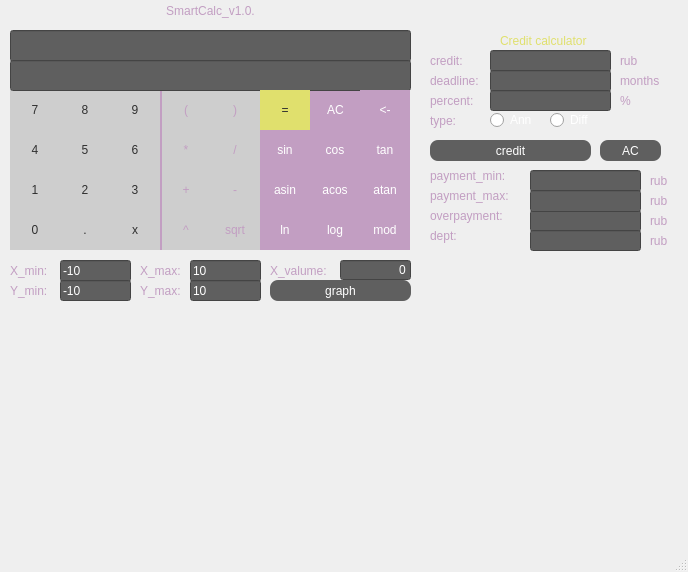
<?xml version="1.0" encoding="UTF-8"?>
<ui version="4.0">
 <class>MainWindow</class>
 <widget class="QMainWindow" name="MainWindow">
  <property name="geometry">
   <rect>
    <x>0</x>
    <y>0</y>
    <width>688</width>
    <height>572</height>
   </rect>
  </property>
  <property name="windowTitle">
   <string>MainWindow</string>
  </property>
  <property name="styleSheet">
   <string notr="true">QMainWindow {


	background-color: ;
}</string>
  </property>
  <widget class="QWidget" name="centralwidget">
   <widget class="QPushButton" name="pushButton_1">
    <property name="geometry">
     <rect>
      <x>10</x>
      <y>170</y>
      <width>50</width>
      <height>40</height>
     </rect>
    </property>
    <property name="styleSheet">
     <string notr="true">QPushButton {
	border: 0px solid #303030;
	background-color: #CECECE;
	color: #303030;
}

QPushButton:hover {
	background-color: #DDCDE1;
}
QPushButton:pressed {
	background-color: #EBDAEF;
}
</string>
    </property>
    <property name="text">
     <string>1</string>
    </property>
   </widget>
   <widget class="QPushButton" name="pushButton_2">
    <property name="geometry">
     <rect>
      <x>60</x>
      <y>170</y>
      <width>50</width>
      <height>40</height>
     </rect>
    </property>
    <property name="styleSheet">
     <string notr="true">QPushButton {
	border: 0px solid #303030;
	background-color: #CECECE;
	color: #303030;
}
QPushButton:hover {
	background-color: #DDCDE1;
}
QPushButton:pressed {
	background-color: #EBDAEF;
}

</string>
    </property>
    <property name="text">
     <string>2</string>
    </property>
   </widget>
   <widget class="QPushButton" name="pushButton_3">
    <property name="geometry">
     <rect>
      <x>110</x>
      <y>170</y>
      <width>50</width>
      <height>40</height>
     </rect>
    </property>
    <property name="styleSheet">
     <string notr="true">QPushButton {
	border: 0px solid #303030;
	background-color: #CECECE;
	color: #303030;
}
QPushButton:hover {
	background-color: #DDCDE1;
}
QPushButton:pressed {
	background-color: #EBDAEF;
}

</string>
    </property>
    <property name="text">
     <string>3</string>
    </property>
   </widget>
   <widget class="QPushButton" name="pushButton_4">
    <property name="geometry">
     <rect>
      <x>10</x>
      <y>130</y>
      <width>50</width>
      <height>40</height>
     </rect>
    </property>
    <property name="styleSheet">
     <string notr="true">QPushButton {
	border: 0px solid #303030;
	background-color: #CECECE;
	color: #303030;
}

QPushButton:hover {
	background-color: #DDCDE1;
}
QPushButton:pressed {
	background-color: #EBDAEF;
}
</string>
    </property>
    <property name="text">
     <string>4</string>
    </property>
   </widget>
   <widget class="QPushButton" name="pushButton_5">
    <property name="geometry">
     <rect>
      <x>60</x>
      <y>130</y>
      <width>50</width>
      <height>40</height>
     </rect>
    </property>
    <property name="styleSheet">
     <string notr="true">QPushButton {
	border: 0px solid #303030;
	background-color: #CECECE;
	color: #303030;
}
QPushButton:hover {
	background-color: #DDCDE1;
}
QPushButton:pressed {
	background-color: #EBDAEF;
}

</string>
    </property>
    <property name="text">
     <string>5</string>
    </property>
   </widget>
   <widget class="QPushButton" name="pushButton_6">
    <property name="geometry">
     <rect>
      <x>110</x>
      <y>130</y>
      <width>50</width>
      <height>40</height>
     </rect>
    </property>
    <property name="styleSheet">
     <string notr="true">QPushButton {
	border: 0px solid #303030;
	background-color: #CECECE;
	color: #303030;
}
QPushButton:hover {
	background-color: #DDCDE1;
}
QPushButton:pressed {
	background-color: #EBDAEF;
}

</string>
    </property>
    <property name="text">
     <string>6</string>
    </property>
   </widget>
   <widget class="QPushButton" name="pushButton_7">
    <property name="geometry">
     <rect>
      <x>10</x>
      <y>90</y>
      <width>50</width>
      <height>40</height>
     </rect>
    </property>
    <property name="styleSheet">
     <string notr="true">QPushButton {
	border: 0px solid #303030;
	background-color: #CECECE;
	color: #303030;
}

QPushButton:hover {
	background-color: #DDCDE1;
}
QPushButton:pressed {
	background-color: #EBDAEF;
}
</string>
    </property>
    <property name="text">
     <string>7</string>
    </property>
   </widget>
   <widget class="QPushButton" name="pushButton_8">
    <property name="geometry">
     <rect>
      <x>60</x>
      <y>90</y>
      <width>50</width>
      <height>40</height>
     </rect>
    </property>
    <property name="styleSheet">
     <string notr="true">QPushButton {
	border: 0px solid #303030;
	background-color: #CECECE;
	color: #303030;
}
QPushButton:hover {
	background-color: #DDCDE1;
}
QPushButton:pressed {
	background-color: #EBDAEF;
}

</string>
    </property>
    <property name="text">
     <string>8</string>
    </property>
   </widget>
   <widget class="QPushButton" name="pushButton_9">
    <property name="geometry">
     <rect>
      <x>110</x>
      <y>90</y>
      <width>50</width>
      <height>40</height>
     </rect>
    </property>
    <property name="styleSheet">
     <string notr="true">QPushButton {
	border: 0px solid #303030;
	background-color: #CECECE;
	color: #303030;
}
QPushButton:hover {
	background-color: #DDCDE1;
}
QPushButton:pressed {
	background-color: #EBDAEF;
}

</string>
    </property>
    <property name="text">
     <string>9</string>
    </property>
   </widget>
   <widget class="QPushButton" name="pushButton_0">
    <property name="geometry">
     <rect>
      <x>10</x>
      <y>210</y>
      <width>50</width>
      <height>40</height>
     </rect>
    </property>
    <property name="styleSheet">
     <string notr="true">QPushButton {
	border: 0px solid #303030;
	background-color: #CECECE;
	color: #303030;
}

QPushButton:hover {
	background-color: #DDCDE1;
}
QPushButton:pressed {
	background-color: #EBDAEF;
}
</string>
    </property>
    <property name="text">
     <string>0</string>
    </property>
   </widget>
   <widget class="QPushButton" name="pushButton_dot">
    <property name="geometry">
     <rect>
      <x>60</x>
      <y>210</y>
      <width>50</width>
      <height>40</height>
     </rect>
    </property>
    <property name="styleSheet">
     <string notr="true">QPushButton {
	border: 0px solid #303030;
	background-color: #CECECE;
	color: #303030;
}
QPushButton:hover {
	background-color: #DDCDE1;
}
QPushButton:pressed {
	background-color: #EBDAEF;
}

</string>
    </property>
    <property name="text">
     <string>.</string>
    </property>
   </widget>
   <widget class="QPushButton" name="pushButton_plus">
    <property name="geometry">
     <rect>
      <x>160</x>
      <y>170</y>
      <width>50</width>
      <height>40</height>
     </rect>
    </property>
    <property name="styleSheet">
     <string notr="true">QPushButton {
	border: 0px solid #303030;
	border-left: 2px solid #C29EC2;
	background-color: #CECECE;
	color: #C29EC2;;
}
QPushButton:hover {
	background-color: #DDCDE1;
}
QPushButton:pressed {
	background-color: #EBDAEF;
}
</string>
    </property>
    <property name="text">
     <string>+</string>
    </property>
   </widget>
   <widget class="QPushButton" name="pushButton_minus">
    <property name="geometry">
     <rect>
      <x>210</x>
      <y>170</y>
      <width>50</width>
      <height>40</height>
     </rect>
    </property>
    <property name="styleSheet">
     <string notr="true">QPushButton {
	border: 0px solid #303030;
	background-color: #CECECE;
	color: #C29EC2;;
}
QPushButton:hover {
	background-color: #DDCDE1;
}
QPushButton:pressed {
	background-color: #EBDAEF;
}
</string>
    </property>
    <property name="text">
     <string>-</string>
    </property>
   </widget>
   <widget class="QPushButton" name="pushButton_mul">
    <property name="geometry">
     <rect>
      <x>160</x>
      <y>130</y>
      <width>50</width>
      <height>40</height>
     </rect>
    </property>
    <property name="styleSheet">
     <string notr="true">QPushButton {
	border: 0px solid #303030;
	border-left: 2px solid #C29EC2;
	background-color: #CECECE;
	color: #C29EC2;;
}
QPushButton:hover {
	background-color: #DDCDE1;
}
QPushButton:pressed {
	background-color: #EBDAEF;
}
</string>
    </property>
    <property name="text">
     <string>*</string>
    </property>
   </widget>
   <widget class="QPushButton" name="pushButton_div">
    <property name="geometry">
     <rect>
      <x>210</x>
      <y>130</y>
      <width>50</width>
      <height>40</height>
     </rect>
    </property>
    <property name="styleSheet">
     <string notr="true">QPushButton {
	border: 0px solid #303030;
	background-color: #CECECE;
	color: #C29EC2;;
}
QPushButton:hover {
	background-color: #DDCDE1;
}
QPushButton:pressed {
	background-color: #EBDAEF;
}
</string>
    </property>
    <property name="text">
     <string>/</string>
    </property>
   </widget>
   <widget class="QPushButton" name="pushButton_mod">
    <property name="geometry">
     <rect>
      <x>360</x>
      <y>210</y>
      <width>50</width>
      <height>40</height>
     </rect>
    </property>
    <property name="styleSheet">
     <string notr="true">QPushButton {
	border: 0px solid #303030;
	background-color: #C29EC2;
	color: white;
}
QPushButton:hover {
	background-color: #DFC1E6;
}
QPushButton:pressed {
	background-color: #EBDAEF;}</string>
    </property>
    <property name="text">
     <string>mod</string>
    </property>
   </widget>
   <widget class="QPushButton" name="pushButton_right">
    <property name="geometry">
     <rect>
      <x>210</x>
      <y>90</y>
      <width>50</width>
      <height>40</height>
     </rect>
    </property>
    <property name="styleSheet">
     <string notr="true">QPushButton {
	border: 0px solid #303030;
	background-color: #CECECE;
	color: #C29EC2;;
}
QPushButton:hover {
	background-color: #DDCDE1;
}
QPushButton:pressed {
	background-color: #EBDAEF;
}
</string>
    </property>
    <property name="text">
     <string>)</string>
    </property>
   </widget>
   <widget class="QPushButton" name="pushButton_left">
    <property name="geometry">
     <rect>
      <x>160</x>
      <y>90</y>
      <width>50</width>
      <height>40</height>
     </rect>
    </property>
    <property name="styleSheet">
     <string notr="true">QPushButton {
	border: 0px solid #303030;
	border-left: 2px solid #C29EC2;
	background-color: #CECECE;
	color: #C29EC2;;
}
QPushButton:hover {
	background-color: #DDCDE1;
}
QPushButton:pressed {
	background-color: #EBDAEF;
}
</string>
    </property>
    <property name="text">
     <string>(</string>
    </property>
   </widget>
   <widget class="QPushButton" name="pushButton_AC">
    <property name="geometry">
     <rect>
      <x>310</x>
      <y>90</y>
      <width>51</width>
      <height>40</height>
     </rect>
    </property>
    <property name="styleSheet">
     <string notr="true">QPushButton {
	border: 0px solid #303030;
	background-color: #C29EC2;
	color: white;
}
QPushButton:hover {
	background-color: #DFC1E6;
}
QPushButton:pressed {
	background-color: #EBDAEF;}</string>
    </property>
    <property name="text">
     <string>AC</string>
    </property>
   </widget>
   <widget class="QPushButton" name="pushButton_atan">
    <property name="geometry">
     <rect>
      <x>360</x>
      <y>170</y>
      <width>50</width>
      <height>40</height>
     </rect>
    </property>
    <property name="styleSheet">
     <string notr="true">QPushButton {
	border: 0px solid #303030;
	background-color: #C29EC2;
	color: white;
}
QPushButton:hover {
	background-color: #DFC1E6;
}
QPushButton:pressed {
	background-color: #EBDAEF;}</string>
    </property>
    <property name="text">
     <string>atan</string>
    </property>
   </widget>
   <widget class="QPushButton" name="pushButton_asin">
    <property name="geometry">
     <rect>
      <x>260</x>
      <y>170</y>
      <width>50</width>
      <height>40</height>
     </rect>
    </property>
    <property name="styleSheet">
     <string notr="true">QPushButton {
	border: 0px solid #303030;
	background-color: #C29EC2;
	color: white;
}
QPushButton:hover {
	background-color: #DFC1E6;
}
QPushButton:pressed {
	background-color: #EBDAEF;}</string>
    </property>
    <property name="text">
     <string>asin</string>
    </property>
   </widget>
   <widget class="QPushButton" name="pushButton_sqrt">
    <property name="geometry">
     <rect>
      <x>210</x>
      <y>210</y>
      <width>50</width>
      <height>40</height>
     </rect>
    </property>
    <property name="styleSheet">
     <string notr="true">QPushButton {
	border: 0px solid #303030;
	background-color: #CECECE;
	color: #C29EC2;;
}
QPushButton:hover {
	background-color: #DDCDE1;
}
QPushButton:pressed {
	background-color: #EBDAEF;
}
</string>
    </property>
    <property name="text">
     <string>sqrt</string>
    </property>
   </widget>
   <widget class="QPushButton" name="pushButton_sin">
    <property name="geometry">
     <rect>
      <x>260</x>
      <y>130</y>
      <width>50</width>
      <height>40</height>
     </rect>
    </property>
    <property name="styleSheet">
     <string notr="true">QPushButton {
	border: 0px solid #303030;
	background-color: #C29EC2;
	color: white;
}
QPushButton:hover {
	background-color: #DFC1E6;
}
QPushButton:pressed {
	background-color: #EBDAEF;}</string>
    </property>
    <property name="text">
     <string>sin</string>
    </property>
   </widget>
   <widget class="QPushButton" name="pushButton_pow">
    <property name="geometry">
     <rect>
      <x>160</x>
      <y>210</y>
      <width>50</width>
      <height>40</height>
     </rect>
    </property>
    <property name="styleSheet">
     <string notr="true">QPushButton {
	border: 0px solid #303030;
	border-left: 2px solid #C29EC2;
	background-color: #CECECE;
	color: #C29EC2;;
}
QPushButton:hover {
	background-color: #DDCDE1;
}
QPushButton:pressed {
	background-color: #EBDAEF;
}
</string>
    </property>
    <property name="text">
     <string>^</string>
    </property>
   </widget>
   <widget class="QPushButton" name="pushButton_ln">
    <property name="geometry">
     <rect>
      <x>260</x>
      <y>210</y>
      <width>50</width>
      <height>40</height>
     </rect>
    </property>
    <property name="styleSheet">
     <string notr="true">QPushButton {
	border: 0px solid #303030;
	background-color: #C29EC2;
	color: white;
}
QPushButton:hover {
	background-color: #DFC1E6;
}
QPushButton:pressed {
	background-color: #EBDAEF;}</string>
    </property>
    <property name="text">
     <string>ln</string>
    </property>
   </widget>
   <widget class="QPushButton" name="pushButton_log">
    <property name="geometry">
     <rect>
      <x>310</x>
      <y>210</y>
      <width>50</width>
      <height>40</height>
     </rect>
    </property>
    <property name="styleSheet">
     <string notr="true">QPushButton {
	border: 0px solid #303030;
	background-color: #C29EC2;
	color: white;
}
QPushButton:hover {
	background-color: #DFC1E6;
}
QPushButton:pressed {
	background-color: #EBDAEF;}</string>
    </property>
    <property name="text">
     <string>log</string>
    </property>
   </widget>
   <widget class="QPushButton" name="pushButton_tan">
    <property name="geometry">
     <rect>
      <x>360</x>
      <y>130</y>
      <width>50</width>
      <height>40</height>
     </rect>
    </property>
    <property name="styleSheet">
     <string notr="true">QPushButton {
	border: 0px solid #303030;
	background-color: #C29EC2;
	color: white;
}
QPushButton:hover {
	background-color: #DFC1E6;
}
QPushButton:pressed {
	background-color: #EBDAEF;}</string>
    </property>
    <property name="text">
     <string>tan</string>
    </property>
   </widget>
   <widget class="QPushButton" name="pushButton_cos">
    <property name="geometry">
     <rect>
      <x>310</x>
      <y>130</y>
      <width>50</width>
      <height>40</height>
     </rect>
    </property>
    <property name="styleSheet">
     <string notr="true">QPushButton {
	border: 0px solid #303030;
	background-color: #C29EC2;
	color: white;
}
QPushButton:hover {
	background-color: #DFC1E6;
}
QPushButton:pressed {
	background-color: #EBDAEF;}</string>
    </property>
    <property name="text">
     <string>cos</string>
    </property>
   </widget>
   <widget class="QPushButton" name="pushButton_acos">
    <property name="geometry">
     <rect>
      <x>310</x>
      <y>170</y>
      <width>50</width>
      <height>40</height>
     </rect>
    </property>
    <property name="styleSheet">
     <string notr="true">QPushButton {
	border: 0px solid #303030;
	background-color: #C29EC2;
	color: white;
}
QPushButton:hover {
	background-color: #DFC1E6;
}
QPushButton:pressed {
	background-color: #EBDAEF;}</string>
    </property>
    <property name="text">
     <string>acos</string>
    </property>
   </widget>
   <widget class="QPushButton" name="pushButton_x">
    <property name="geometry">
     <rect>
      <x>110</x>
      <y>210</y>
      <width>50</width>
      <height>40</height>
     </rect>
    </property>
    <property name="styleSheet">
     <string notr="true">QPushButton {
	border: 0px solid #303030;
	background-color: #CECECE;
	color: #303030;
}
QPushButton:hover {
	background-color: #DDCDE1;
}
QPushButton:pressed {
	background-color: #EBDAEF;
}</string>
    </property>
    <property name="text">
     <string>x</string>
    </property>
   </widget>
   <widget class="QLabel" name="label_4">
    <property name="geometry">
     <rect>
      <x>270</x>
      <y>250</y>
      <width>71</width>
      <height>41</height>
     </rect>
    </property>
    <property name="styleSheet">
     <string notr="true">QLabel {
	
	background-color: 7D7D7D;
	color: #C29EC2;
}
</string>
    </property>
    <property name="text">
     <string>X_valume:</string>
    </property>
   </widget>
   <widget class="QLabel" name="label_6">
    <property name="geometry">
     <rect>
      <x>10</x>
      <y>250</y>
      <width>61</width>
      <height>41</height>
     </rect>
    </property>
    <property name="styleSheet">
     <string notr="true">QLabel {
	
	background-color: 7D7D7D;
	color: #C29EC2;
}
</string>
    </property>
    <property name="text">
     <string>X_min:</string>
    </property>
   </widget>
   <widget class="QLabel" name="label_7">
    <property name="geometry">
     <rect>
      <x>140</x>
      <y>250</y>
      <width>61</width>
      <height>41</height>
     </rect>
    </property>
    <property name="styleSheet">
     <string notr="true">QLabel {
	
	background-color: 7D7D7D;
	color: #C29EC2;
}
</string>
    </property>
    <property name="text">
     <string>X_max:</string>
    </property>
   </widget>
   <widget class="QLabel" name="label_8">
    <property name="geometry">
     <rect>
      <x>10</x>
      <y>270</y>
      <width>61</width>
      <height>41</height>
     </rect>
    </property>
    <property name="styleSheet">
     <string notr="true">QLabel {
	
	background-color: 7D7D7D;
	color: #C29EC2;
}
</string>
    </property>
    <property name="text">
     <string>Y_min:</string>
    </property>
   </widget>
   <widget class="QLabel" name="label_9">
    <property name="geometry">
     <rect>
      <x>140</x>
      <y>270</y>
      <width>61</width>
      <height>41</height>
     </rect>
    </property>
    <property name="styleSheet">
     <string notr="true">QLabel {
	
	background-color: 7D7D7D;
	color: #C29EC2;
}
</string>
    </property>
    <property name="text">
     <string>Y_max:</string>
    </property>
   </widget>
   <widget class="QPushButton" name="pushButton_graph">
    <property name="geometry">
     <rect>
      <x>270</x>
      <y>280</y>
      <width>141</width>
      <height>21</height>
     </rect>
    </property>
    <property name="styleSheet">
     <string notr="true">QPushButton {
border-radius: 8px;
	color: white;
	background-color: rgb(95, 95, 95);
}
QPushButton:hover {
	background-color: #DDCDE1;
}
QPushButton:pressed {
	background-color: #EBDAEF;
}</string>
    </property>
    <property name="text">
     <string>graph</string>
    </property>
   </widget>
   <widget class="QCustomPlot" name="widget" native="true">
    <property name="geometry">
     <rect>
      <x>10</x>
      <y>310</y>
      <width>671</width>
      <height>221</height>
     </rect>
    </property>
    <property name="styleSheet">
     <string notr="true">QCustomPlot {
background-color: rgb(91, 91, 91);
}</string>
    </property>
   </widget>
   <widget class="QLineEdit" name="lineEdit">
    <property name="geometry">
     <rect>
      <x>10</x>
      <y>30</y>
      <width>401</width>
      <height>32</height>
     </rect>
    </property>
    <property name="styleSheet">
     <string notr="true">QLineEdit {

	color: white;
	background-color: rgb(95, 95, 95);
}</string>
    </property>
    <property name="text">
     <string/>
    </property>
    <property name="alignment">
     <set>Qt::AlignRight|Qt::AlignTrailing|Qt::AlignVCenter</set>
    </property>
   </widget>
   <widget class="QLineEdit" name="lineEdit_x">
    <property name="geometry">
     <rect>
      <x>340</x>
      <y>260</y>
      <width>71</width>
      <height>20</height>
     </rect>
    </property>
    <property name="styleSheet">
     <string notr="true">QLineEdit {

	color: white;
	background-color: rgb(95, 95, 95);
}</string>
    </property>
    <property name="text">
     <string>0</string>
    </property>
    <property name="alignment">
     <set>Qt::AlignRight|Qt::AlignTrailing|Qt::AlignVCenter</set>
    </property>
   </widget>
   <widget class="QLineEdit" name="lineEdit_5">
    <property name="geometry">
     <rect>
      <x>10</x>
      <y>60</y>
      <width>401</width>
      <height>31</height>
     </rect>
    </property>
    <property name="styleSheet">
     <string notr="true">QLineEdit {

	color: white;
	background-color: rgb(95, 95, 95);
}</string>
    </property>
    <property name="text">
     <string/>
    </property>
    <property name="alignment">
     <set>Qt::AlignRight|Qt::AlignTrailing|Qt::AlignVCenter</set>
    </property>
   </widget>
   <widget class="QPushButton" name="pushButton_credit">
    <property name="geometry">
     <rect>
      <x>430</x>
      <y>140</y>
      <width>161</width>
      <height>21</height>
     </rect>
    </property>
    <property name="styleSheet">
     <string notr="true">QPushButton {
border-radius: 8px;
	color: white;
	background-color: rgb(95, 95, 95);
}
QPushButton:hover {
	background-color: #DDCDE1;
}
QPushButton:pressed {
	background-color: #EBDAEF;
}</string>
    </property>
    <property name="text">
     <string>credit</string>
    </property>
   </widget>
   <widget class="QPushButton" name="pushButton_eq">
    <property name="geometry">
     <rect>
      <x>260</x>
      <y>90</y>
      <width>50</width>
      <height>40</height>
     </rect>
    </property>
    <property name="styleSheet">
     <string notr="true">QPushButton {
	border: 0px solid #303030;
	background-color: #E0E06D;
	color: #303030;
}
QPushButton:hover {
	background-color: #ECECA1;
}
QPushButton:pressed {
	background-color: #F0F0CD;
}

</string>
    </property>
    <property name="text">
     <string>=</string>
    </property>
   </widget>
   <widget class="QLineEdit" name="lineEdit_xmin">
    <property name="geometry">
     <rect>
      <x>60</x>
      <y>260</y>
      <width>71</width>
      <height>22</height>
     </rect>
    </property>
    <property name="styleSheet">
     <string notr="true">QLineEdit {

	color: white;
	background-color: rgb(95, 95, 95);
}</string>
    </property>
    <property name="text">
     <string>-10</string>
    </property>
   </widget>
   <widget class="QLineEdit" name="lineEdit_xmax">
    <property name="geometry">
     <rect>
      <x>190</x>
      <y>260</y>
      <width>71</width>
      <height>22</height>
     </rect>
    </property>
    <property name="styleSheet">
     <string notr="true">QLineEdit {

	color: white;
	background-color: rgb(95, 95, 95);
}</string>
    </property>
    <property name="text">
     <string>10</string>
    </property>
   </widget>
   <widget class="QLineEdit" name="lineEdit_ymin">
    <property name="geometry">
     <rect>
      <x>60</x>
      <y>280</y>
      <width>71</width>
      <height>21</height>
     </rect>
    </property>
    <property name="styleSheet">
     <string notr="true">QLineEdit {

	color: white;
	background-color: rgb(95, 95, 95);
}</string>
    </property>
    <property name="text">
     <string>-10</string>
    </property>
   </widget>
   <widget class="QLineEdit" name="lineEdit_ymax">
    <property name="geometry">
     <rect>
      <x>190</x>
      <y>280</y>
      <width>71</width>
      <height>21</height>
     </rect>
    </property>
    <property name="styleSheet">
     <string notr="true">QLineEdit {

	color: white;
	background-color: rgb(95, 95, 95);
}</string>
    </property>
    <property name="text">
     <string>10</string>
    </property>
   </widget>
   <widget class="QLabel" name="label_10">
    <property name="geometry">
     <rect>
      <x>10</x>
      <y>0</y>
      <width>401</width>
      <height>21</height>
     </rect>
    </property>
    <property name="styleSheet">
     <string notr="true">QLabel {
	
	background-color: 7D7D7D;
	color: #C29EC2;
}
</string>
    </property>
    <property name="text">
     <string>SmartCalc_v1.0.</string>
    </property>
    <property name="alignment">
     <set>Qt::AlignCenter</set>
    </property>
   </widget>
   <widget class="QLabel" name="label_11">
    <property name="geometry">
     <rect>
      <x>430</x>
      <y>40</y>
      <width>61</width>
      <height>41</height>
     </rect>
    </property>
    <property name="styleSheet">
     <string notr="true">QLabel {
	
	background-color: 7D7D7D;
	color: #C29EC2;
}
</string>
    </property>
    <property name="text">
     <string>credit:</string>
    </property>
   </widget>
   <widget class="QLabel" name="label_12">
    <property name="geometry">
     <rect>
      <x>430</x>
      <y>60</y>
      <width>61</width>
      <height>41</height>
     </rect>
    </property>
    <property name="styleSheet">
     <string notr="true">QLabel {
	
	background-color: 7D7D7D;
	color: #C29EC2;
}
</string>
    </property>
    <property name="text">
     <string>deadline:</string>
    </property>
   </widget>
   <widget class="QLabel" name="label_13">
    <property name="geometry">
     <rect>
      <x>430</x>
      <y>80</y>
      <width>71</width>
      <height>41</height>
     </rect>
    </property>
    <property name="styleSheet">
     <string notr="true">QLabel {
	
	background-color: 7D7D7D;
	color: #C29EC2;
}
</string>
    </property>
    <property name="text">
     <string>percent:</string>
    </property>
   </widget>
   <widget class="QLabel" name="label_14">
    <property name="geometry">
     <rect>
      <x>430</x>
      <y>100</y>
      <width>61</width>
      <height>41</height>
     </rect>
    </property>
    <property name="styleSheet">
     <string notr="true">QLabel {
	
	background-color: 7D7D7D;
	color: #C29EC2;
}
</string>
    </property>
    <property name="text">
     <string>type:</string>
    </property>
   </widget>
   <widget class="QLabel" name="label_15">
    <property name="geometry">
     <rect>
      <x>430</x>
      <y>160</y>
      <width>91</width>
      <height>31</height>
     </rect>
    </property>
    <property name="styleSheet">
     <string notr="true">QLabel {
	
	background-color: 7D7D7D;
	color: #C29EC2;
}
</string>
    </property>
    <property name="text">
     <string>payment_min:</string>
    </property>
   </widget>
   <widget class="QLabel" name="label_16">
    <property name="geometry">
     <rect>
      <x>620</x>
      <y>40</y>
      <width>61</width>
      <height>41</height>
     </rect>
    </property>
    <property name="styleSheet">
     <string notr="true">QLabel {
	
	background-color: 7D7D7D;
	color: #C29EC2;
}
</string>
    </property>
    <property name="text">
     <string>rub</string>
    </property>
   </widget>
   <widget class="QLabel" name="label_17">
    <property name="geometry">
     <rect>
      <x>430</x>
      <y>200</y>
      <width>91</width>
      <height>31</height>
     </rect>
    </property>
    <property name="styleSheet">
     <string notr="true">QLabel {
	
	background-color: 7D7D7D;
	color: #C29EC2;
}
</string>
    </property>
    <property name="text">
     <string>overpayment:</string>
    </property>
   </widget>
   <widget class="QLabel" name="label_18">
    <property name="geometry">
     <rect>
      <x>620</x>
      <y>80</y>
      <width>61</width>
      <height>41</height>
     </rect>
    </property>
    <property name="styleSheet">
     <string notr="true">QLabel {
	
	background-color: 7D7D7D;
	color: #C29EC2;
}
</string>
    </property>
    <property name="text">
     <string>%</string>
    </property>
   </widget>
   <widget class="QLabel" name="label_19">
    <property name="geometry">
     <rect>
      <x>620</x>
      <y>60</y>
      <width>61</width>
      <height>41</height>
     </rect>
    </property>
    <property name="styleSheet">
     <string notr="true">QLabel {
	
	background-color: 7D7D7D;
	color: #C29EC2;
}
</string>
    </property>
    <property name="text">
     <string>months</string>
    </property>
   </widget>
   <widget class="QLabel" name="label_20">
    <property name="geometry">
     <rect>
      <x>430</x>
      <y>220</y>
      <width>61</width>
      <height>31</height>
     </rect>
    </property>
    <property name="styleSheet">
     <string notr="true">QLabel {
	
	background-color: 7D7D7D;
	color: #C29EC2;
}
</string>
    </property>
    <property name="text">
     <string>dept:</string>
    </property>
   </widget>
   <widget class="QLabel" name="label_21">
    <property name="geometry">
     <rect>
      <x>500</x>
      <y>30</y>
      <width>111</width>
      <height>21</height>
     </rect>
    </property>
    <property name="styleSheet">
     <string notr="true">QLabel {
	
	background-color: 7D7D7D;
	color: #E0E06D;
}
</string>
    </property>
    <property name="text">
     <string>Credit calculator</string>
    </property>
   </widget>
   <widget class="QLineEdit" name="lineEdit_credit">
    <property name="geometry">
     <rect>
      <x>490</x>
      <y>50</y>
      <width>121</width>
      <height>22</height>
     </rect>
    </property>
    <property name="styleSheet">
     <string notr="true">QLineEdit {

	color: white;
	background-color: rgb(95, 95, 95);
}</string>
    </property>
   </widget>
   <widget class="QLineEdit" name="lineEdit_deadline">
    <property name="geometry">
     <rect>
      <x>490</x>
      <y>70</y>
      <width>121</width>
      <height>22</height>
     </rect>
    </property>
    <property name="styleSheet">
     <string notr="true">QLineEdit {

	color: white;
	background-color: rgb(95, 95, 95);
}</string>
    </property>
   </widget>
   <widget class="QLineEdit" name="lineEdit_percent">
    <property name="geometry">
     <rect>
      <x>490</x>
      <y>90</y>
      <width>121</width>
      <height>21</height>
     </rect>
    </property>
    <property name="styleSheet">
     <string notr="true">QLineEdit {

	color: white;
	background-color: rgb(95, 95, 95);
}</string>
    </property>
   </widget>
   <widget class="QRadioButton" name="radioButton">
    <property name="geometry">
     <rect>
      <x>490</x>
      <y>110</y>
      <width>60</width>
      <height>20</height>
     </rect>
    </property>
    <property name="styleSheet">
     <string notr="true">QRadioButton {
	color: white;

}</string>
    </property>
    <property name="text">
     <string>Ann</string>
    </property>
   </widget>
   <widget class="QRadioButton" name="radioButton_2">
    <property name="geometry">
     <rect>
      <x>550</x>
      <y>110</y>
      <width>60</width>
      <height>20</height>
     </rect>
    </property>
    <property name="styleSheet">
     <string notr="true">QRadioButton {
	color: white;

}</string>
    </property>
    <property name="text">
     <string>Diff</string>
    </property>
   </widget>
   <widget class="QLineEdit" name="lineEdit_payment">
    <property name="geometry">
     <rect>
      <x>530</x>
      <y>170</y>
      <width>111</width>
      <height>22</height>
     </rect>
    </property>
    <property name="styleSheet">
     <string notr="true">QLineEdit {

	color: white;
	background-color: rgb(95, 95, 95);
}</string>
    </property>
   </widget>
   <widget class="QLineEdit" name="lineEdit_over">
    <property name="geometry">
     <rect>
      <x>530</x>
      <y>210</y>
      <width>111</width>
      <height>22</height>
     </rect>
    </property>
    <property name="styleSheet">
     <string notr="true">QLineEdit {

	color: white;
	background-color: rgb(95, 95, 95);
}</string>
    </property>
   </widget>
   <widget class="QLineEdit" name="lineEdit_debt">
    <property name="geometry">
     <rect>
      <x>530</x>
      <y>230</y>
      <width>111</width>
      <height>21</height>
     </rect>
    </property>
    <property name="styleSheet">
     <string notr="true">QLineEdit {

	color: white;
	background-color: rgb(95, 95, 95);
}</string>
    </property>
   </widget>
   <widget class="QPushButton" name="pushButton_credit_2">
    <property name="geometry">
     <rect>
      <x>600</x>
      <y>140</y>
      <width>61</width>
      <height>21</height>
     </rect>
    </property>
    <property name="styleSheet">
     <string notr="true">QPushButton {
border-radius: 8px;
	color: white;
	background-color: rgb(95, 95, 95);
}
QPushButton:hover {
	background-color: #DDCDE1;
}
QPushButton:pressed {
	background-color: #EBDAEF;
}</string>
    </property>
    <property name="text">
     <string>AC</string>
    </property>
   </widget>
   <widget class="QLabel" name="label_out">
    <property name="geometry">
     <rect>
      <x>620</x>
      <y>110</y>
      <width>31</width>
      <height>21</height>
     </rect>
    </property>
    <property name="styleSheet">
     <string notr="true">QLabel {
	
	background-color: 7D7D7D;
	color: #E0E06D;
}

</string>
    </property>
    <property name="text">
     <string/>
    </property>
   </widget>
   <widget class="QLineEdit" name="lineEdit_payment_2">
    <property name="geometry">
     <rect>
      <x>530</x>
      <y>190</y>
      <width>111</width>
      <height>22</height>
     </rect>
    </property>
    <property name="styleSheet">
     <string notr="true">QLineEdit {

	color: white;
	background-color: rgb(95, 95, 95);
}</string>
    </property>
   </widget>
   <widget class="QLabel" name="label_22">
    <property name="geometry">
     <rect>
      <x>430</x>
      <y>180</y>
      <width>91</width>
      <height>31</height>
     </rect>
    </property>
    <property name="styleSheet">
     <string notr="true">QLabel {
	
	background-color: 7D7D7D;
	color: #C29EC2;
}
</string>
    </property>
    <property name="text">
     <string>payment_max:</string>
    </property>
   </widget>
   <widget class="QLabel" name="label_23">
    <property name="geometry">
     <rect>
      <x>650</x>
      <y>170</y>
      <width>31</width>
      <height>21</height>
     </rect>
    </property>
    <property name="styleSheet">
     <string notr="true">QLabel {
	
	background-color: 7D7D7D;
	color: #C29EC2;
}
</string>
    </property>
    <property name="text">
     <string>rub</string>
    </property>
   </widget>
   <widget class="QLabel" name="label_24">
    <property name="geometry">
     <rect>
      <x>650</x>
      <y>190</y>
      <width>31</width>
      <height>21</height>
     </rect>
    </property>
    <property name="styleSheet">
     <string notr="true">QLabel {
	
	background-color: 7D7D7D;
	color: #C29EC2;
}
</string>
    </property>
    <property name="text">
     <string>rub</string>
    </property>
   </widget>
   <widget class="QLabel" name="label_25">
    <property name="geometry">
     <rect>
      <x>650</x>
      <y>210</y>
      <width>31</width>
      <height>21</height>
     </rect>
    </property>
    <property name="styleSheet">
     <string notr="true">QLabel {
	
	background-color: 7D7D7D;
	color: #C29EC2;
}
</string>
    </property>
    <property name="text">
     <string>rub</string>
    </property>
   </widget>
   <widget class="QLabel" name="label_26">
    <property name="geometry">
     <rect>
      <x>650</x>
      <y>230</y>
      <width>31</width>
      <height>21</height>
     </rect>
    </property>
    <property name="styleSheet">
     <string notr="true">QLabel {
	
	background-color: 7D7D7D;
	color: #C29EC2;
}
</string>
    </property>
    <property name="text">
     <string>rub</string>
    </property>
   </widget>
   <widget class="QPushButton" name="pushButton_AC_2">
    <property name="geometry">
     <rect>
      <x>360</x>
      <y>90</y>
      <width>50</width>
      <height>40</height>
     </rect>
    </property>
    <property name="styleSheet">
     <string notr="true">QPushButton {
	border: 0px solid #303030;
	background-color: #C29EC2;
	color: white;
}
QPushButton:hover {
	background-color: #DFC1E6;
}
QPushButton:pressed {
	background-color: #EBDAEF;}</string>
    </property>
    <property name="text">
     <string>&lt;-</string>
    </property>
   </widget>
  </widget>
  <widget class="QMenuBar" name="menubar">
   <property name="geometry">
    <rect>
     <x>0</x>
     <y>0</y>
     <width>688</width>
     <height>24</height>
    </rect>
   </property>
  </widget>
  <widget class="QStatusBar" name="statusbar"/>
 </widget>
 <customwidgets>
  <customwidget>
   <class>QCustomPlot</class>
   <extends>QWidget</extends>
   <header>qcustomplot.h</header>
   <container>1</container>
  </customwidget>
 </customwidgets>
 <resources/>
 <connections/>
</ui>
